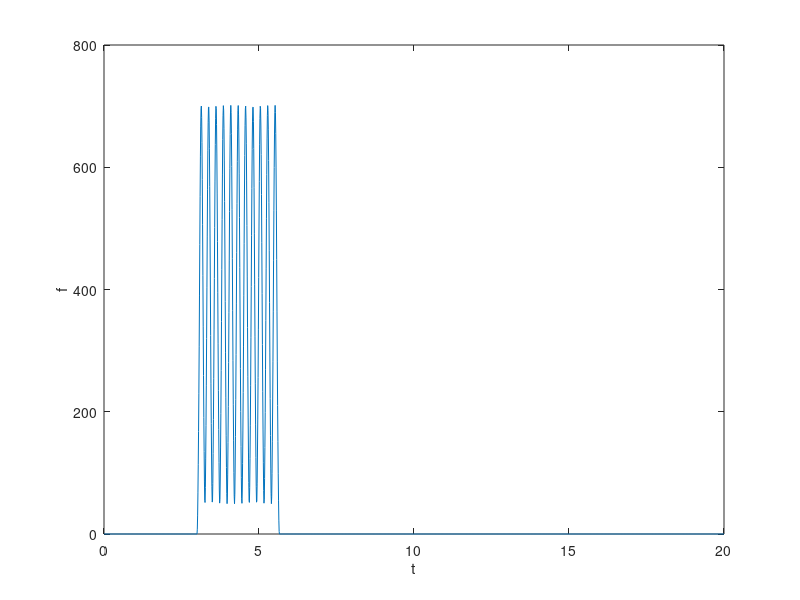

This chart was generated by the following MATLAB code: (Note: this script raises an error after producing the figure.)
close all
clear all

% param
freq = @(x) 6 - abs(x);
freq = @(x) min(5 - 0.1*log(abs(x)), 7);

M = 1;
K = @(x) M* (2*pi*freq(x)).^2;
C = 0.03 * 2 * sqrt(K(0)/M);

% excitation
Cf = 400;

Lbogies = 18.70;
lbogies = 4;
essieux = Lbogies * (0:10);
essieux = [essieux, essieux + lbogies];

v = 78.47;
L = 17.5;
deformee = @(x) (x>=0 && x<=L) .* (1-cos(2*pi*x/L))/2;
F = @(x) 0;
for k = 1:length(essieux)
    F = @(x) F(x) + deformee(x-essieux(k));
end
F = @(t) Cf * F(v*(t - 3));

% F = @(t) Cf * sin(0.42*2*pi*t);
% F = @(t) Cf * sin(4.2*2*pi*t);
% eps = 0.05;
% F = @(t) 1/eps * (mod(4.2*t+eps/2, 1) <= eps);
% F = @(~) 0;

% eq diff
T = 20;
x0 = 0;
v0 = 0;

if true
    t = 0:0.01:T;
    f = nan(size(t));
    for k = 1:length(f)
        f(k) = F(t(k));
    end
    figure;
    plt0 = plot(t, f);
    xlabel('t');
    ylabel('f');
    WaveletMenu('WaveletPlot', plt0);
end


D = @(t, X) [X(2); -1/M * (K(X(1))*X(1) + C*X(2) - F(t))];

[t0, X] = ode45(D, [0, T], [x0; v0]);
t = 0:0.01:T;
X = interp1(t0, X, t);
X = transpose(X);

V = nan(size(X));
for k = 1:size(X, 2)
    V(:, k) = D(t(k), X(:, k));
end

x = X(1, :);
v = X(2, :);
a = V(2, :);


figure;
plt = plot(t, a);
xlabel('t');
ylabel('a');

%% ondelette
Q = 10;
fmin = 2;
fmax = 15;

WaveletMenu('WaveletPlot', plt, 'Q', Q, 'Fmin', fmin, 'Fmax', fmax);







